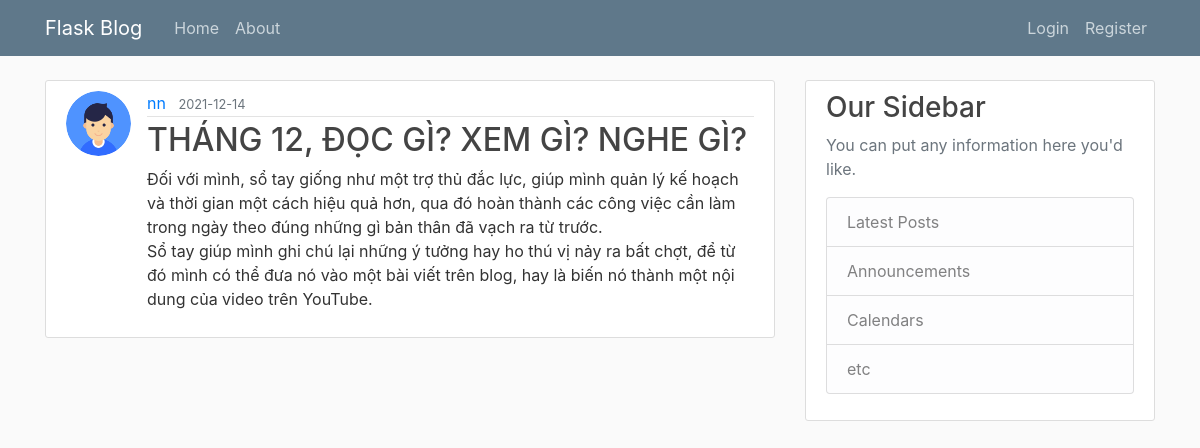
The app's page /post/4 with its own data.
### FlaskBlog/models.py (models this page shows, shortened)
class User(db.Model, UserMixin):
    id = db.Column(db.Integer, primary_key=True)
    username = db.Column(db.String(20), unique=True, nullable=False)
    email = db.Column(db.String(120), unique=True, nullable=False)
    image_file = db.Column(db.String(20), nullable=False, default='default.png')
    password = db.Column(db.String(60), nullable=False)
    posts = db.relationship('Post', backref='author', lazy=True)

class Post(db.Model):
    id = db.Column(db.Integer, primary_key=True)
    title = db.Column(db.String(100), nullable=False)
    date_posted = db.Column(db.DateTime, nullable=False, default=datetime.utcnow)
    content = db.Column(db.Text, nullable=False)
    user_id = db.Column(db.Integer, db.ForeignKey('user.id'), nullable=False)

### FlaskBlog/routes.py (the view)
@app.route("/post/<int:post_id>")
def post(post_id):
    post = Post.query.get_or_404(post_id)
    return render_template('post.html', title=post.title, post=post)

### FlaskBlog/templates/post.html (shortened to what this page needs)
{% extends "layout.html" %}
{% block content %}
  <article class="media content-section">
    <img class="rounded-circle article-img" src="{{ url_for('static', filename='avatar/' + post.author.image_file) }}">
    <div class="media-body">
      <div class="article-metadata">
        <a class="mr-2" href="#">{{ post.author.username }}</a>
        <small class="text-muted">{{ post.date_posted.strftime('%Y-%m-%d') }}</small>
      </div>
      <h2 class="article-title">{{ post.title }}</h2>
      <p class="article-content">{{ post.content }}</p>
    </div>
  </article>
{% endblock content %}

### FlaskBlog/static/main.css (style rules this page uses)
body { background: #fafafa; color: #333333; margin-top: 5rem; }
h1, h2, h3, h4, h5, h6 { color: #444444; }
.content-section { background: #ffffff; padding: 10px 20px; border: 1px solid #dddddd; border-radius: 3px; margin-bottom: 20px; }
.article-title { color: #444444; }
.article-content { white-space: pre-line; }
.article-img { height: 65px; width: 65px; margin-right: 16px; }
.article-metadata { padding-bottom: 1px; margin-bottom: 4px; border-bottom: 1px solid #e3e3e3 }

### records on screen
User: image_file (placeholder picture), author.username "nn"
Post: date_posted "2021-12-14", title "THÁNG 12, ĐỌC GÌ? XEM GÌ? NGHE GÌ?", content "Đối với mình, sổ tay giống như một trợ thủ đắc lực, giúp mình quản lý kế hoạch và thời gian một cách hiệu quả hơn, qua đó hoàn thành các công việc cần làm trong ngày theo đúng những gì bản thân đã vạch ra từ trước. Sổ tay giúp mình ghi chú lại những ý tưởng hay ho thú vị nảy ra bất chợt, để từ đó mình có thể đưa nó vào một bài viết trên blog, hay là biến nó thành một nội dung của video trên YouTube."
